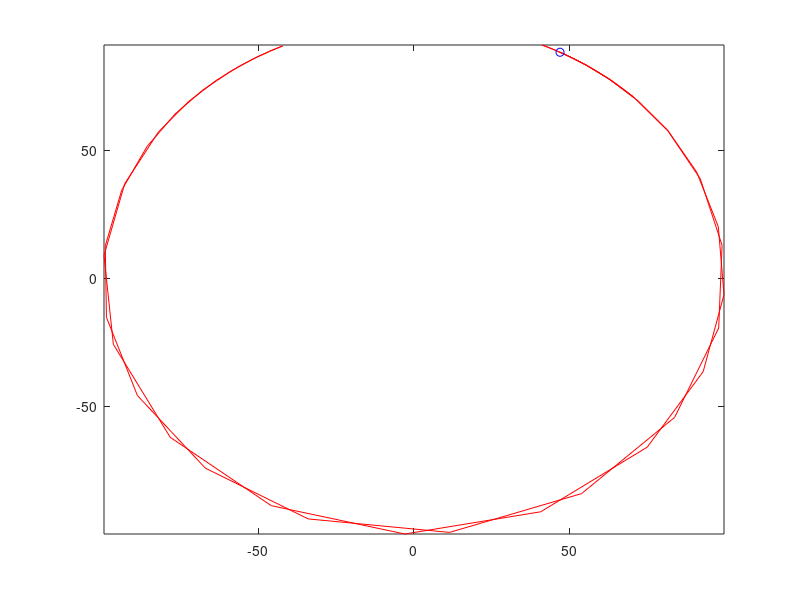

Recreate this plot in MATLAB.
function HereWeGooo()

%Define variables
cart_mass = 535;                        %kg, mass of cart no people
person_mass = 100;                      %kg, mass of 1 person
rolling_mass = cart_mass + person_mass; %kg, mass of person+cart
m = rolling_mass;                       %ez pz

R = 10;         %m, radius of the roller coaster loop
g = 9.81;       %m/s^2, acceleration due to gravity
mu = 0.0009;    %coefficient of rolling resistance


    function res = S_derivs(~,S)
        s = S(1);   %current s (position)
        sdot = S(2);%current sdot (velocity)

%         sdd = -(g*cos(s))/(cos(s)^2 - sin(s)^2);
%         sdd = (sdot^2*sin(s)-tan(s)*sdot*cos(s)-g)/(cos(s)-tan(s)*sin(s))
%         sdd = ((-2*sdot^2*sin(s)*cos(s) - g*cos(s))/(cos(s)^2 + sin(s)^2));
%         sdd=(sdot^2*sin(s)-tan(s)*sdot^2*cos(s)-g)/(cos(s)+tan(s)*sin(s));
%         sdd = (-2*sdot^2*sin(s)*cos(s) - g*cos(s));
        sdd = - g*cos(s);
        res = [sdot; sdd];
    end

%options = odeset('RelTol', 1e-10);
[t,S] = ode45(@S_derivs, [0 4], [pi/4,2]);

Ss = S(:,1);
%sdots = S(:,2);

plot(t,Ss)
rx = 100*cos(Ss);
ry = 100*sin(Ss);

comet(rx,ry)

% sdd = ((((m*(sdd*sin(s) - sdot^2*cos(s)))/(cos(s)*(1-mu)))*sin(s) - ((m*(sdd*sin(s) - sdot^2*cos(s)))/(cos(s)*(1-mu)))*mu*sin(s) - m*g)/m + sdot^2 * sin(s) - sdd)






end

